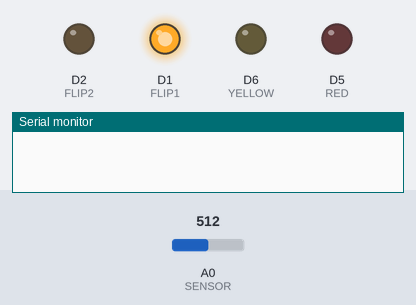
This sketch was run on a simulated ESP8266 (NodeMCU). Parts: output pins drawn as LEDs (lit = HIGH), the last lines printed to the serial monitor. Inputs (shaded band) come from the test bench; at power-on: A0 (SENSOR) = 512.

Above: at 0.1 s.
At 0.5 s:
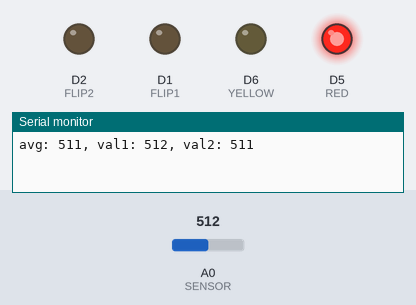
At 16.3 s:
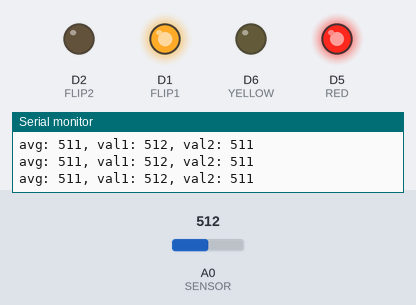
At 38.1 s:
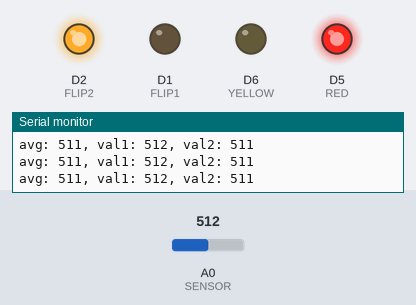
Timing chart, 0 to 39.7 s (numbered marks = the images above):
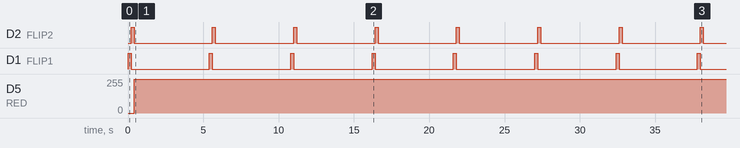

Measured:
- by itself, D2 (FLIP2), D1 (FLIP1): alternates HIGH for 0.20 s and LOW for 5.2 s
- by itself, D5 (RED): 0/255 → 254/255 at 0.40 s

The sketch:

plant-sensor.ino
```cpp
#define FLIP1 D1
#define FLIP2 D2
#define SENSOR A0

#define RED D5
#define YELLOW D6

#define MEASUREMENT_INTERVAL 5000

#define THRESHOLD_WARN 850
#define THRESHOLD_BAD 750

int flipTimer = 200;

int val1 = 0;
int val2 = 0;
int avg = 0;

void setSensorPolarity(boolean flip){
  if (flip){
    digitalWrite(FLIP1, HIGH);
    digitalWrite(FLIP2, LOW);
  } else {
    digitalWrite(FLIP1, LOW);
    digitalWrite(FLIP2, HIGH);
  }
}

void setSensorOff() {
  digitalWrite(FLIP1, LOW);
  digitalWrite(FLIP2, LOW);
}

void setColor(int red, int yellow) {
  analogWrite(RED, red * 4);
  analogWrite(YELLOW, yellow* 4);
}

void setLedStatus() {
  if (avg > THRESHOLD_WARN) {
    setColor(0, 16);
  } else if (avg > THRESHOLD_BAD) {
    setColor(0, 255);
  } else {
    setColor(255, 0);
  }
}

void readValues() {
  setSensorPolarity(true);
  delay(flipTimer);
  val1 = analogRead(SENSOR);
  setSensorPolarity(false);
  delay(flipTimer);
  val2 = 1023 - analogRead(SENSOR);
  avg = (val1 + val2) / 2;
  setSensorOff();
}

void setup(){
  #ifndef NO_SERIAL
  Serial.begin(9600);
  #endif
  // Power for flip-flop
  pinMode(FLIP1, OUTPUT);
  pinMode(FLIP2, OUTPUT);
  // analog in
  pinMode(SENSOR, INPUT);
  // output leds
  pinMode(RED, OUTPUT);
  pinMode(YELLOW, OUTPUT);
  setColor(0, 0);
}

void loop(){
  readValues();
  #ifndef NO_SERIAL
  reportLevels();
  #endif
  setLedStatus();
  delay(MEASUREMENT_INTERVAL);
}

#ifndef NO_SERIAL
void reportLevels(){
  String msg = "avg: ";
  msg += avg;
  msg += ", val1: ";
  msg += val1;
  msg += ", val2: ";
  msg += val2;
  Serial.println(msg);
}
#endif
```
